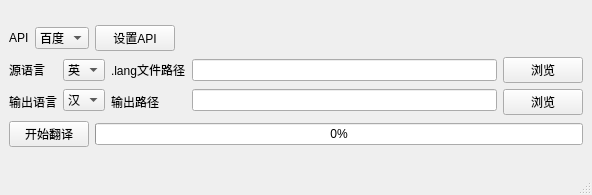
<?xml version="1.0" encoding="UTF-8"?>
<ui version="4.0">
 <class>MainWindow</class>
 <widget class="QMainWindow" name="MainWindow">
  <property name="geometry">
   <rect>
    <x>0</x>
    <y>0</y>
    <width>592</width>
    <height>195</height>
   </rect>
  </property>
  <property name="windowTitle">
   <string>MC语言文件翻译 - V1.0  by：haru sama</string>
  </property>
  <widget class="QWidget" name="centralwidget">
   <layout class="QVBoxLayout" name="verticalLayout_6">
    <item>
     <spacer name="verticalSpacer">
      <property name="orientation">
       <enum>Qt::Vertical</enum>
      </property>
      <property name="sizeHint" stdset="0">
       <size>
        <width>20</width>
        <height>40</height>
       </size>
      </property>
     </spacer>
    </item>
    <item>
     <layout class="QHBoxLayout" name="horizontalLayout_5">
      <item>
       <widget class="QLabel" name="label">
        <property name="text">
         <string>API</string>
        </property>
       </widget>
      </item>
      <item>
       <widget class="QComboBox" name="comboBox">
        <item>
         <property name="text">
          <string>百度</string>
         </property>
        </item>
       </widget>
      </item>
      <item>
       <widget class="QPushButton" name="pushButton_4">
        <property name="text">
         <string>设置API</string>
        </property>
       </widget>
      </item>
      <item>
       <spacer name="horizontalSpacer">
        <property name="orientation">
         <enum>Qt::Horizontal</enum>
        </property>
        <property name="sizeHint" stdset="0">
         <size>
          <width>40</width>
          <height>20</height>
         </size>
        </property>
       </spacer>
      </item>
     </layout>
    </item>
    <item>
     <layout class="QHBoxLayout" name="horizontalLayout_4">
      <item>
       <layout class="QHBoxLayout" name="horizontalLayout_3">
        <item>
         <layout class="QVBoxLayout" name="verticalLayout_5">
          <item>
           <widget class="QLabel" name="label_2">
            <property name="text">
             <string>源语言</string>
            </property>
           </widget>
          </item>
          <item>
           <widget class="QLabel" name="label_4">
            <property name="text">
             <string>输出语言</string>
            </property>
           </widget>
          </item>
         </layout>
        </item>
        <item>
         <layout class="QVBoxLayout" name="verticalLayout_3">
          <item>
           <widget class="QComboBox" name="comboBox_2">
            <item>
             <property name="text">
              <string>英</string>
             </property>
            </item>
           </widget>
          </item>
          <item>
           <widget class="QComboBox" name="comboBox_3">
            <item>
             <property name="text">
              <string>汉</string>
             </property>
            </item>
           </widget>
          </item>
         </layout>
        </item>
       </layout>
      </item>
      <item>
       <layout class="QHBoxLayout" name="horizontalLayout">
        <item>
         <layout class="QVBoxLayout" name="verticalLayout_4">
          <item>
           <widget class="QLabel" name="label_3">
            <property name="text">
             <string>.lang文件路径</string>
            </property>
           </widget>
          </item>
          <item>
           <widget class="QLabel" name="label_5">
            <property name="text">
             <string>输出路径</string>
            </property>
           </widget>
          </item>
         </layout>
        </item>
        <item>
         <layout class="QVBoxLayout" name="verticalLayout_2">
          <item>
           <widget class="QLineEdit" name="lineEdit"/>
          </item>
          <item>
           <widget class="QLineEdit" name="lineEdit_2">
            <property name="text">
             <string/>
            </property>
           </widget>
          </item>
         </layout>
        </item>
        <item>
         <layout class="QVBoxLayout" name="verticalLayout">
          <item>
           <widget class="QPushButton" name="pushButton">
            <property name="text">
             <string>浏览</string>
            </property>
           </widget>
          </item>
          <item>
           <widget class="QPushButton" name="pushButton_2">
            <property name="text">
             <string>浏览</string>
            </property>
           </widget>
          </item>
         </layout>
        </item>
       </layout>
      </item>
     </layout>
    </item>
    <item>
     <layout class="QHBoxLayout" name="horizontalLayout_2">
      <item>
       <widget class="QPushButton" name="pushButton_3">
        <property name="enabled">
         <bool>true</bool>
        </property>
        <property name="text">
         <string>开始翻译</string>
        </property>
       </widget>
      </item>
      <item>
       <widget class="QProgressBar" name="progressBar">
        <property name="value">
         <number>0</number>
        </property>
       </widget>
      </item>
     </layout>
    </item>
    <item>
     <spacer name="verticalSpacer_2">
      <property name="orientation">
       <enum>Qt::Vertical</enum>
      </property>
      <property name="sizeHint" stdset="0">
       <size>
        <width>20</width>
        <height>40</height>
       </size>
      </property>
     </spacer>
    </item>
    <item>
     <layout class="QHBoxLayout" name="horizontalLayout_6"/>
    </item>
   </layout>
  </widget>
  <widget class="QStatusBar" name="statusbar"/>
  <action name="actionPAi">
   <property name="text">
    <string>API</string>
   </property>
  </action>
 </widget>
 <resources/>
 <connections/>
</ui>
